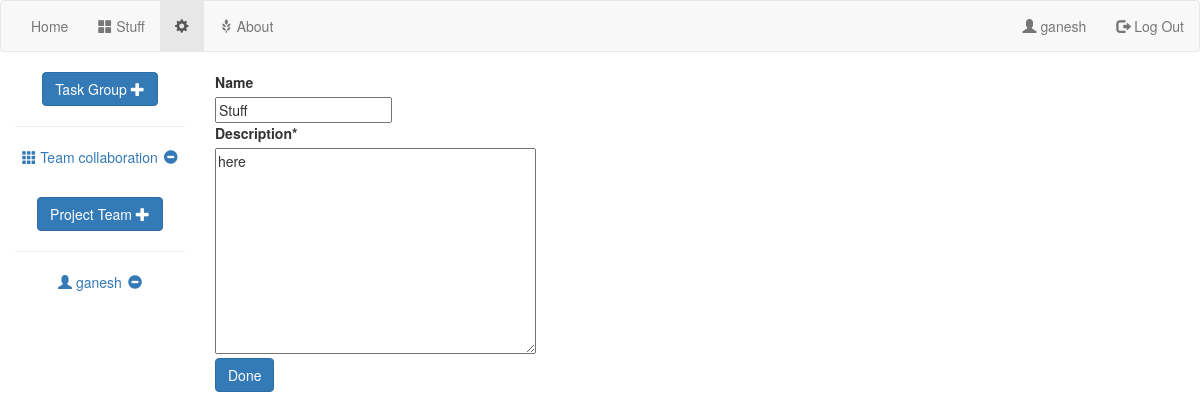
Screenshot of /1/projectEdit/ (signed in) with the database file from the repository.
### projectMgr/models.py (models this page shows)
class Project(models.Model):
    name = models.CharField(max_length=100)
    people = models.ManyToManyField(User,related_name="project_set")
    description = models.TextField()
    isArchived = models.BooleanField(default=False)
    comment = models.ManyToManyField(Comment)
    created = models.DateTimeField(auto_now=True)
    createdBy = models.ForeignKey(User,on_delete=models.CASCADE,related_name="projectIcreated",null=True)
    deadLine = models.DateTimeField(null=True)
    pass

class User(AbstractUser):
    profilePicture = models.CharField(max_length=200,null=True)
    fullName = models.CharField(max_length=100,null=True)
    bio = models.CharField(null=True,max_length=500)
    pass

class TaskGroup(models.Model):
    name = models.CharField(max_length=100)
    creator = models.ForeignKey(User,on_delete=models.CASCADE,related_name='taskgroupIcreated',null=True)
    description = models.TextField()
    project = models.ForeignKey(Project,on_delete=models.CASCADE,related_name="taskgroup_set",null=True)
    comment = models.ManyToManyField(Comment)
    people = models.ManyToManyField(User)
    created = models.DateTimeField(auto_now=True)
    DeadLine = models.DateTimeField(null=True)

### projectMgr/views.py (the view)
# urls.py: path('<int:projectid>/projectEdit/',views.projectDetailEdit,name='projectDetailEdit'),
def projectDetailEdit(request: HttpRequest, projectid):
    if not request.user.is_authenticated:
        return redirect('projectMgr:homepage')
    thisProject = models.Project.objects.get(id=projectid)
    if request.method == "POST":
        form = forms.editProject(request.POST, nameVal=thisProject.name, descriptionVal=thisProject.description)
        print('form start', form, 'form end')
        if form.is_valid():
            name = form.cleaned_data['name']
            description = form.cleaned_data['description']
            thisProject.name = name
            thisProject.description = description
            thisProject.save()
            action.send(request.user, verb="edited project", action_object=thisProject,
                        target=None)
            return redirect('projectMgr:projectDetail', projectid)
    else:
        form = forms.editProject(nameVal=thisProject.name, descriptionVal=thisProject.description)
    return render(request, 'projectMgr/projectDetailEdit.html',
                  {"form": form, "project": thisProject, "thisUser": request.user})

### projectMgr/forms.py
class editProject(forms.Form):
    name = forms.CharField(max_length=100, required=False)
    description = forms.CharField(widget=forms.Textarea, empty_value="description default")
    def __init__(self, *args, nameVal=None, descriptionVal=None, **kwargs):
        super().__init__(*args, **kwargs)
        print("name is ", nameVal)
        if nameVal:
            self.fields['name'].initial = nameVal
        if descriptionVal:
            self.fields['description'].initial = descriptionVal

### projectMgr/templates/projectMgr/projectDetailEdit.html (shortened to what this page needs)
{% extends 'projectMgr/base.html' %}
{% block leftnav %}
<li><a href="{% url 'projectMgr:projectDetail' project.id %}" ><span class="glyphicon glyphicon-th-large"></span> {{project.name}}</a></li>
<li class="active"><a href="{% url 'projectMgr:projectDetailEdit' project.id  %}" ><span class="glyphicon glyphicon-cog"></span></a></li>
{% endblock %}
{% block body %}
    {% load crispy_forms_tags %}
    <form action="{% url 'projectMgr:projectDetailEdit' project.id %}" method="post">
    {{ form|crispy }}
    <input type="submit" class="btn btn-primary" value="Done">
    </form>
{% endblock %}
{% block sidenav %}
    <a href="{% url 'projectMgr:createTaskGroup' project.id%}" class="btn btn-primary">Task Group <span class="glyphicon glyphicon-plus"></span> </a>
   <hr>
            {% for task in project.taskgroup_set.all %}
                <p><a style="margin: 3px"  href="{% url 'projectMgr:taskGroupDetail' projectid=project.id taskGroupId=task.id %}"><span class="glyphicon glyphicon-th"></span> {{ task.name }}</a><a style="margin: 3px"  href="{% url 'projectMgr:taskGroupRemove' project.id task.id %}"><span class="glyphicon glyphicon-minus-sign"></span></a></p>
        {% endfor %}
    <br>
      <a href="{% url 'projectMgr:chooseProjectMates' project.id %}" class="btn btn-primary">Project Team <span class="glyphicon glyphicon-plus"></span> </a>
   <hr>
            {% for person in project.people.all %}
            <p><a style="margin: 3px"  href=""><span class="glyphicon glyphicon-user"></span> {{ person.username }}</a><a style="margin: 3px"  href="{% url 'projectMgr:projectMateRemove' project.id person.id %}"><span class="glyphicon glyphicon-minus-sign"></span></a></p>
        {% endfor %}
    <br>
{% endblock %}

### projectMgr/templates/projectMgr/base.html (shortened to what this page needs)
<!DOCTYPE html>
<html lang="en">
 {% load static %}
<link rel="stylesheet" type="text/css" href="{% static 'projectMgr/styles.css' %}">
  <link rel="stylesheet" href="https://maxcdn.bootstrapcdn.com/bootstrap/3.4.1/css/bootstrap.min.css">
<nav class="navbar navbar-default ">
    <div class="container-fluid">
        <ul class="nav navbar-nav">
            <li class="nav-item"><a href="{% url 'projectMgr:homepage' %}">Home</a></li>
            {% block leftnav %}
            {% endblock %}
            <li><a href="{% url 'projectMgr:about' %}"><span class="glyphicon glyphicon-grain"></span> About</a></li>
        </ul>
        <ul class="nav navbar-nav navbar-right">
            {% block rightnav %}
                {% if thisUser %}
                    <li><a href="{% url 'projectMgr:userinfo' %}"><span class="glyphicon glyphicon-user"></span> {{ thisUser.username }}</a></li>
                    <li><a href="{% url 'account_logout' %}"><span class="glyphicon glyphicon-log-out"></span> Log Out</a></li>
                {% else %}
                    <li><a href="{% url 'account_login' %}"><span class="glyphicon glyphicon-log-in"></span> Log In</a></li>
                    <li><a href="{% url 'account_signup' %}"><span class="glyphicon glyphicon-user"></span> Sign Up</a></li>
                {% endif %}
            {% endblock %}
        </ul>
    </div>
</nav>
<div class="container-fluid text-center">
    <div class="row content">
        <div class="col-sm-2 sidenav">
            {% block sidenav %}{% endblock %}
        </div>
        <div class="col-sm-8 text-left">
        {% block body %}{% endblock %}
        </div>
    </div>
</div>
</html>

### rows the page displays
Project: name "Stuff", description "here"
User: username "ganesh"
TaskGroup: name "Team collaboration"
